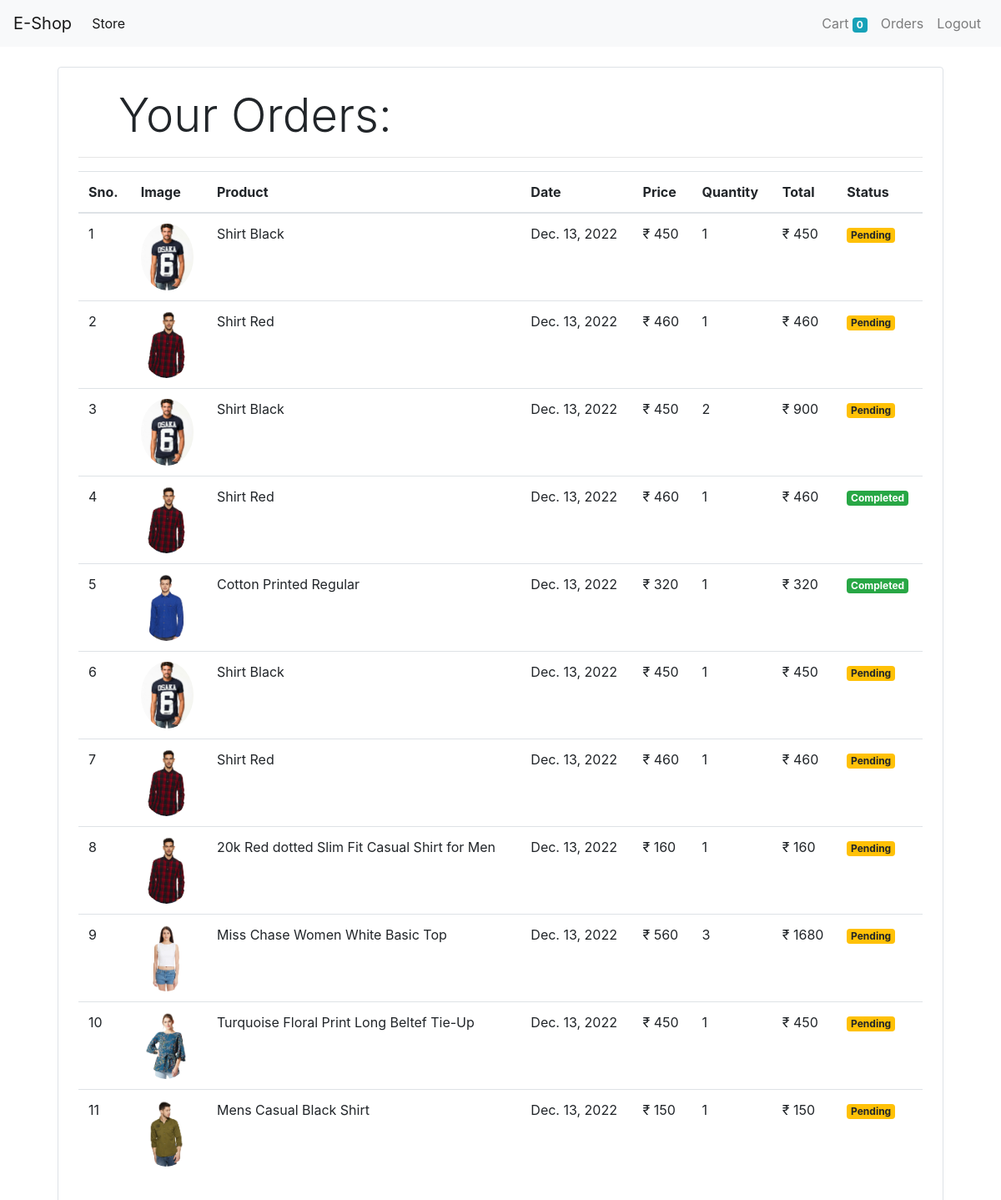
Page /orders (signed in) on the committed database.
### store/models/orders.py (models this page shows, shortened)
class Order(models.Model):
    product = models.ForeignKey(Product, on_delete=models.CASCADE)
    customer = models.ForeignKey(Customer, on_delete=models.CASCADE)
    quantity = models.IntegerField(default=1)
    price = models.IntegerField()
    address = models.CharField(max_length=50, default='', blank=True)
    phone = models.CharField(max_length=50, default='', blank=True)
    date = models.DateField(default=datetime.datetime.today)
    status = models.BooleanField(default=False)
    @staticmethod
    def get_orders_by_customer(customer_id):
        return Order \
            .objects \
            .filter(customer=customer_id)\
            .order_by('-date')

### store/models/products.py (models this page shows, shortened)
class Product(models.Model):
    name = models.CharField(max_length=50)
    price = models.IntegerField(default=0)
    category = models.ForeignKey(Category, on_delete=models.CASCADE , default=1)
    description = models.CharField(max_length=200 , default='' , null=True , blank=True)
    image = models.ImageField(upload_to='uploads/products/')

### store/middlewares/auth.py (the view)
    def middleware(request):
        print(request.session.get('customer'))
        returnUrl = request.META['PATH_INFO']
        if not request.session.get('customer'):
            return redirect(f'login?return_url={returnUrl}')
        response = get_response(request)
        return response

### store/templatetags/custom_filter.py (called while the page is built)
@register.filter(name='currency')
def currency(number):
    return "₹ "+str(number)

@register.filter(name='multiply')
def multiply(number, number1):
    return number * number1

### store/views/orders.py (called while the page is built)
    def get(self, request):
        customer = request.session.get('customer')
        orders = Order.get_orders_by_customer(customer)
        print(orders)
        return render(request, 'orders.html', {'orders':orders})

### store/templates/orders.html
{% extends 'base.html' %}
{% block content %}
{% load cart %}
{% load custom_filter %}
<div class="container">
    <div class="border rounded p-4 m-4">
        <p class="display-4 pl-4 ml-4">Your Orders:</p>
        <hr>
        <table class="table">
            <thead>
                <tr>
                    <th>Sno.</th>
                    <th>Image</th>
                    <th>Product</th>
                    <th>Date</th>
                    <th>Price</th>
                    <th>Quantity</th>
                    <th>Total</th>
                    <th>Status</th>
                </tr>
            </thead>
            <tbody>
                {% for order in orders%}
                <tr>
                    <td>{{forloop.counter}}</td>
                    <td><img style="height:80px;" class="rounded-circle" src="{{order.product.image.url}}" alt=""></td>
                    <td>{{order.product.name}}</td>
                    <td>{{order.date}}</td>
                    <td>{{order.price|currency}}</td>
                    <td>{{order.quantity}}</td>
                    <td>{{order.quantity|multiply:order.price|currency}}</td>
                    {% if order.status %}
                    <td><small class="badge badge-success">Completed</small></td>
                    {% else %}
                    <td><small class="badge badge-warning">Pending</small></td>
                    {% endif %}
                </tr>
                {%endfor%}
            </tbody>
        </table>
    </div>
</div>
{% endblock %}

### store/templates/base.html (shortened to what this page needs)
<!doctype html>
<html lang="en">
  <head>
    <link rel="stylesheet" href="https://cdn.jsdelivr.net/npm/bootstrap@4.0.0/dist/css/bootstrap.min.css">
  </head>
  <body>
    <nav class="navbar navbar-expand-lg navbar-light bg-light">
        <a class="navbar-brand" href="/">E-Shop</a>
        <div class="collapse navbar-collapse" id="navbarSupportedContent">
          <ul class="navbar-nav mr-auto">
            <li class="nav-item active">
              <a class="nav-link" href="#">Store <span class="sr-only">(current)</span></a>
            </li>
          </ul>
          <ul class="navbar-nav my-2 my-lg-0">
            <li class="nav-item">
              <a class="nav-link" href="/cart">Cart
                <span class="badge badge-info">{{request.session.cart.keys|length}}</span>
                <span class="sr-only">(current)</span></a>
            </li>
            {%if request.session.customer%}
            <li class="nav-item">
              <a class="nav-link" href="/orders">Orders <span class="sr-only">(current)</span></a>
            </li>
            <li class="nav-item">
              <a class="nav-link" href="/logout">Logout <span class="sr-only">(current)</span></a>
            </li>
          {%endif%}
          </ul>
        </div>
      </nav>
      {% block content %}{% endblock %}
  </body>
</html>

### rows in the picture
Order: product.image (picture), product.name "Shirt Black", date "Dec. 13, 2022", price "₹ 450", quantity "1", quantity|multiply "₹ 450", status "Pending"
Order: product.image (picture), product.name "Shirt Red", date "Dec. 13, 2022", price "₹ 460", quantity "1", quantity|multiply "₹ 460", status "Pending"
Order: product.image (picture), product.name "Shirt Black", date "Dec. 13, 2022", price "₹ 450", quantity "2", quantity|multiply "₹ 900", status "Pending"
Order: product.image (picture), product.name "Shirt Red", date "Dec. 13, 2022", price "₹ 460", quantity "1", quantity|multiply "₹ 460", status "Completed"
Order: product.image (picture), product.name "Cotton Printed Regular", date "Dec. 13, 2022", price "₹ 320", quantity "1", quantity|multiply "₹ 320", status "Completed"
Order: product.image (picture), product.name "Shirt Black", date "Dec. 13, 2022", price "₹ 450", quantity "1", quantity|multiply "₹ 450", status "Pending"
Order: product.image (picture), product.name "Shirt Red", date "Dec. 13, 2022", price "₹ 460", quantity "1", quantity|multiply "₹ 460", status "Pending"
Order: product.image (picture), product.name "20k Red dotted Slim Fit Casual Shirt for Men", date "Dec. 13, 2022", price "₹ 160", quantity "1", quantity|multiply "₹ 160", status "Pending"
Order: product.image (picture), product.name "Miss Chase Women White Basic Top", date "Dec. 13, 2022", price "₹ 560", quantity "3", quantity|multiply "₹ 1680", status "Pending"
Order: product.image (picture), product.name "Turquoise Floral Print Long Beltef Tie-Up", date "Dec. 13, 2022", price "₹ 450", quantity "1", quantity|multiply "₹ 450", status "Pending"
Order: product.image (picture), product.name "Mens Casual Black Shirt", date "Dec. 13, 2022", price "₹ 150", quantity "1", quantity|multiply "₹ 150", status "Pending"

### other values in the picture
{{ request.session.cart.keys|length }} "0"
